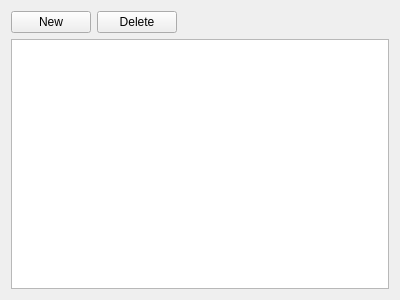
<?xml version="1.0" encoding="UTF-8"?>
<ui version="4.0">
 <class>DynamicList</class>
 <widget class="QWidget" name="DynamicList">
  <property name="geometry">
   <rect>
    <x>0</x>
    <y>0</y>
    <width>400</width>
    <height>300</height>
   </rect>
  </property>
  <property name="windowTitle">
   <string>Form</string>
  </property>
  <layout class="QVBoxLayout" name="verticalLayout">
   <item>
    <layout class="QHBoxLayout" name="horizontalLayout">
     <item>
      <widget class="QPushButton" name="btnNew">
       <property name="text">
        <string>New</string>
       </property>
      </widget>
     </item>
     <item>
      <widget class="QPushButton" name="btnDelete">
       <property name="text">
        <string>Delete</string>
       </property>
      </widget>
     </item>
     <item>
      <spacer name="horizontalSpacer">
       <property name="orientation">
        <enum>Qt::Orientation::Horizontal</enum>
       </property>
       <property name="sizeHint" stdset="0">
        <size>
         <width>40</width>
         <height>20</height>
        </size>
       </property>
      </spacer>
     </item>
    </layout>
   </item>
   <item>
    <widget class="QListView" name="listView">
     <property name="selectionMode">
      <enum>QAbstractItemView::SelectionMode::ExtendedSelection</enum>
     </property>
    </widget>
   </item>
  </layout>
 </widget>
 <resources/>
 <connections/>
</ui>
